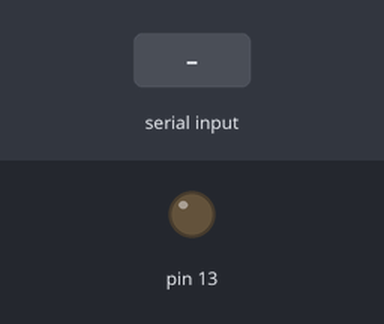
The sketch below on a simulated Arduino Uno, built with avr-gcc and run on an emulated ATmega328P. On the bench: output pins drawn as LEDs (lit = HIGH). Dashed ring = blinking. The inputs (shaded band) are chosen by the test bench. What the sketch prints to the serial monitor is not drawn.

Above: at 1.2 s.
1.3 s: "blink\n" received over Serial
At 1.4 s:
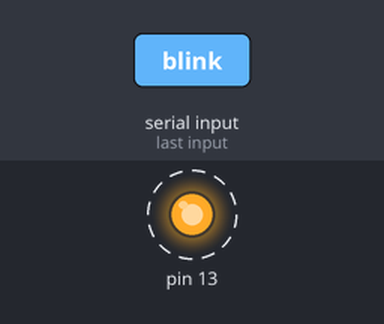
5.8 s: "led on\n" received over Serial
At 6.4 s:
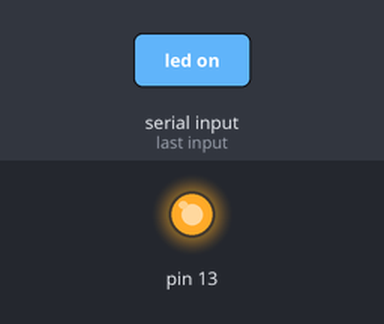
Timing chart, 0 to 8.8 s (numbered marks = the images above; inputs shaded):
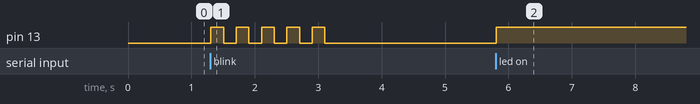

The sketch:

ard-1.ino
```cpp
String inputString = "";
boolean stringComplete = false;

void setup() {
  Serial.begin(9600);
  pinMode(13, OUTPUT);
  Serial.println("...");
}

void loop() {
  while (Serial.available()) {
    char inChar = (char)Serial.read();

    if (inChar == '\n' || inChar == '\r') {
      if (inputString.length() > 0) {
        stringComplete = true;
      }
    }
    else {
      inputString += inChar;
    }
  }

  if (stringComplete) {
    processCommand(inputString);
    inputString = "";
    stringComplete = false;
  }
}

void processCommand(String cmd) {
  cmd.trim();
  cmd.toLowerCase();

  if (cmd == "whois") {
    showWhois();
  }
  else if (cmd == "led on") {
    digitalWrite(13, HIGH);
    Serial.println("LED: ON");
    Serial.println();
  }
  else if (cmd == "led off") {
    digitalWrite(13, LOW);
    Serial.println("LED: OFF");
    Serial.println();
  }
  else if (cmd == "blink") {
    blinkLED();
  }
  else if (cmd == "status") {
    showStatus();
  }
  else if (cmd.length() > 0) {
    Serial.print("Unknown command: ");
    Serial.println(cmd);
    Serial.println();
  }
}

void showWhois() {
  Serial.println();
  Serial.println("Repetovskyi Vladyslav");
  Serial.println("343-B3");
  Serial.println();
}

void blinkLED() {
  for (int i = 0; i < 5; i++) {
    digitalWrite(13, HIGH);
    Serial.print(".");
    delay(200);
    digitalWrite(13, LOW);
    delay(200);
  }

  Serial.println("ok.");
  Serial.println();
}

void showStatus() {
  Serial.println();
  Serial.print("up: ");
  Serial.print(millis() / 1000);
  Serial.println(" seconds");
  Serial.print("LED: ");
  Serial.println(digitalRead(13) ? "ON" : "OFF");
  Serial.println();
}
```

Measured:
- after the input at 1.3 s, pin 13: alternates HIGH for 0.20 s and LOW for 0.20 s, 10 changes in all, then stays LOW, starting at once
- after the input at 5.8 s, pin 13: LOW → HIGH at once
